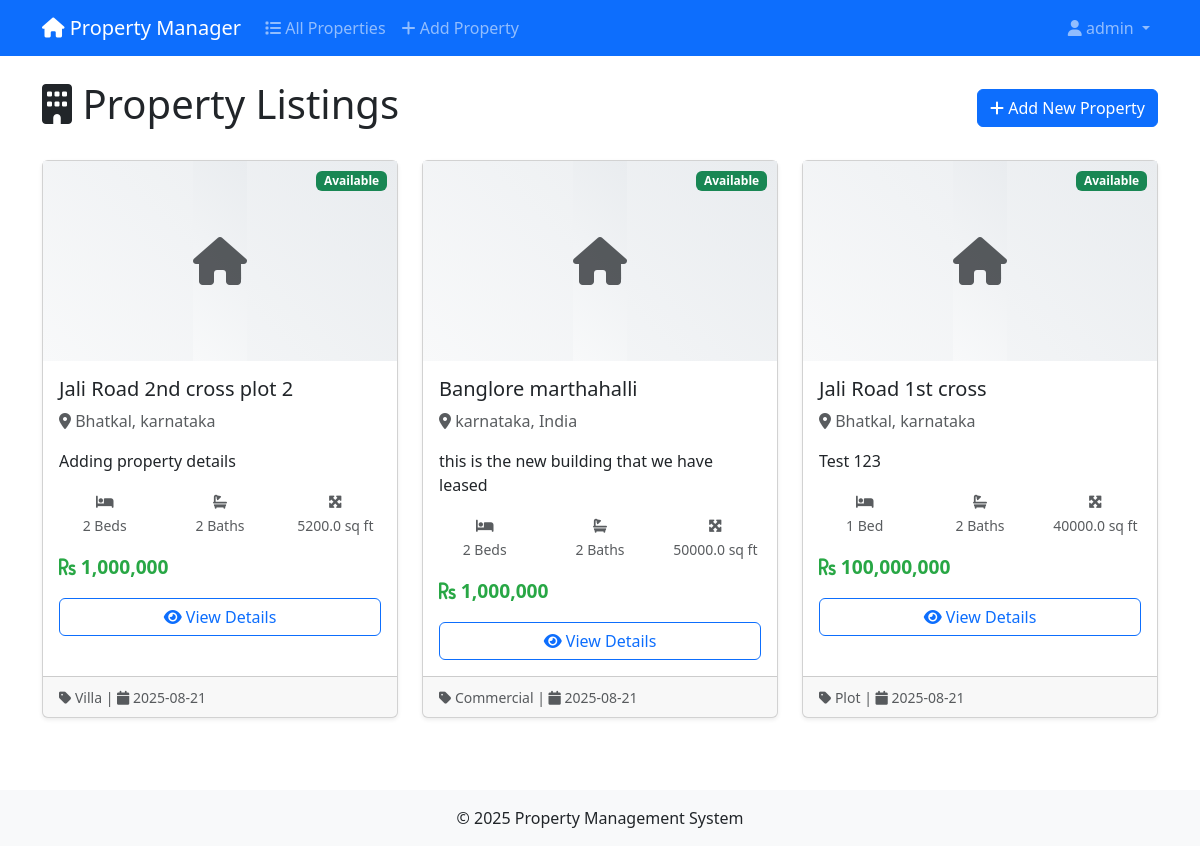
Page / (signed in) on the earlier database version.
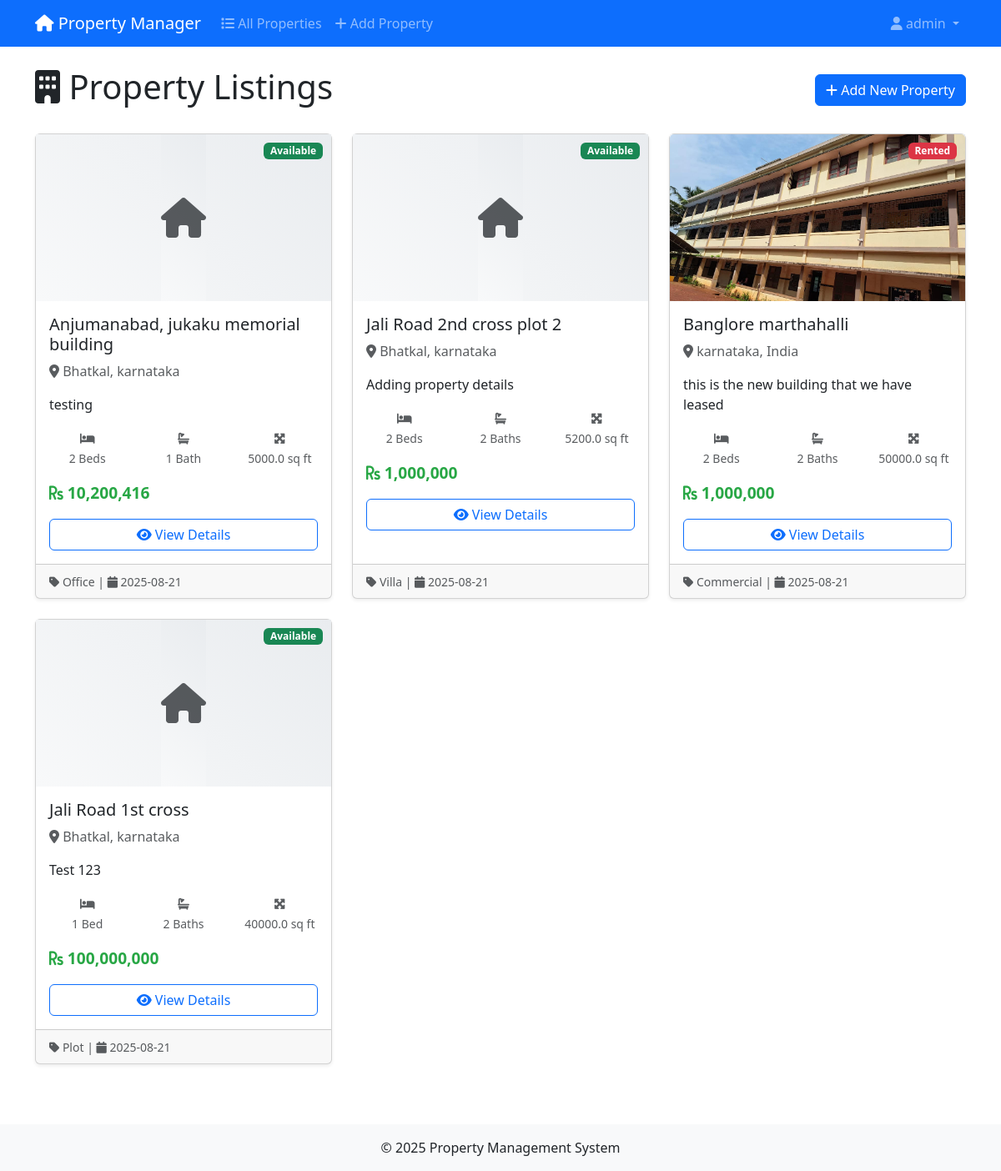
Same page on the later database version.
### tables this page shows
CREATE TABLE users
                 (id INTEGER PRIMARY KEY AUTOINCREMENT,
                  username TEXT UNIQUE NOT NULL,
                  password_hash TEXT NOT NULL,
                  created_date TEXT);

CREATE TABLE properties
                 (id INTEGER PRIMARY KEY AUTOINCREMENT,
                  title TEXT NOT NULL,
                  description TEXT,
                  property_type TEXT,
                  price REAL,
                  location TEXT,
                  bedrooms INTEGER,
                  bathrooms INTEGER,
                  area REAL,
                  status TEXT DEFAULT 'Available',
                  owner_name TEXT,
                  owner_contact TEXT,
                  created_date TEXT,
                  updated_date TEXT);

CREATE TABLE property_documents
                 (id INTEGER PRIMARY KEY AUTOINCREMENT,
                  property_id INTEGER,
                  filename TEXT,
                  original_filename TEXT,
                  upload_date TEXT, document_type TEXT DEFAULT "General",
                  FOREIGN KEY (property_id) REFERENCES properties (id));

### app.py (the view)
@app.route('/')
@login_required
def index():
    conn = get_db_connection()
    properties = conn.execute('SELECT * FROM properties ORDER BY created_date DESC').fetchall()
    properties_with_photos = []
    for property in properties:
        photos = conn.execute('''SELECT * FROM property_documents
                               WHERE property_id = ? AND document_type = 'Photos'
                               ORDER BY upload_date DESC LIMIT 1''', (property['id'],)).fetchall()
        property_dict = dict(property)
        property_dict['photos'] = photos
        properties_with_photos.append(property_dict)
    conn.close()
    return render_template('index.html', properties=properties_with_photos)

### app.py (called while the page is built)
@login_manager.user_loader
def load_user(user_id):
    conn = get_db_connection()
    user_data = conn.execute('SELECT * FROM users WHERE id = ?', (user_id,)).fetchone()
    conn.close()
    if user_data:
        return User(user_data['id'], user_data['username'], user_data['password_hash'])
    return None

def get_db_connection():
    conn = sqlite3.connect('property_management.db')
    conn.row_factory = sqlite3.Row
    return conn

### templates/index.html (shortened to what this page needs)
{% extends "base.html" %}
{% block content %}
<div class="d-flex justify-content-between align-items-center mb-4">
    <h1><i class="fas fa-building"></i> Property Listings</h1>
    <a href="{{ url_for('add_property') }}" class="btn btn-primary">
        <i class="fas fa-plus"></i> Add New Property
    </a>
</div>
{% if properties %}
    <div class="row">
        {% for property in properties %}
        <div class="col-md-6 col-lg-4 mb-4">
            <div class="card property-card shadow-sm position-relative">
                <div class="property-image">
                    {% if property.photos %}
                        <img src="{{ url_for('download_file', filename=property.photos[0].filename) }}"
                             class="card-img-top"
                             alt="{{ property.photos[0].original_filename }}"
                             style="height: 200px; object-fit: cover;">
                    {% else %}
                        <div class="d-flex align-items-center justify-content-center" style="height: 200px; background: linear-gradient(45deg, #f8f9fa, #e9ecef);">
                            <i class="fas fa-home fa-3x text-muted"></i>
                        </div>
                    {% endif %}
                </div>
                {% if property.status %}
                <span class="badge bg-{{ 'success' if property.status == 'Available' else 'warning' if property.status == 'Pending' else 'danger' }} status-badge">
                    {{ property.status }}
                </span>
                {% endif %}
                <div class="card-body">
                    <h5 class="card-title">{{ property.title }}</h5>
                    <p class="card-text text-muted">
                        <i class="fas fa-map-marker-alt"></i> {{ property.location or 'Location not specified' }}
                    </p>
                    {% if property.description %}
                    <p class="card-text">{{ property.description[:100] }}{% if property.description|length > 100 %}...{% endif %}</p>
                    {% endif %}
                    <div class="row text-center mb-3">
                        {% if property.bedrooms %}
                        <div class="col-4">
                            <small class="text-muted">
                                <i class="fas fa-bed"></i><br>
                                {{ property.bedrooms }} Bed{{ 's' if property.bedrooms != 1 else '' }}
                            </small>
                        </div>
                        {% endif %}
                        {% if property.bathrooms %}
                        <div class="col-4">
                            <small class="text-muted">
                                <i class="fas fa-bath"></i><br>
                                {{ property.bathrooms }} Bath{{ 's' if property.bathrooms != 1 else '' }}
                            </small>
                        </div>
                        {% endif %}
                        {% if property.area %}
                        <div class="col-4">
                            <small class="text-muted">
                                <i class="fas fa-expand-arrows-alt"></i><br>
                                {{ property.area }} sq ft
                            </small>
                        </div>
                        {% endif %}
                    </div>
                    {% if property.price %}
                    <div class="price-tag mb-3">
                        <i class="fas fa-rupee-sign"></i> {{ "{:,.0f}".format(property.price) }}
                    </div>
                    {% endif %}
                    <div class="d-grid">
                        <a href="{{ url_for('property_detail', property_id=property.id) }}" class="btn btn-outline-primary">
                            <i class="fas fa-eye"></i> View Details
                        </a>
                    </div>
                </div>
                <div class="card-footer text-muted">
                    <small>
                        {% if property.property_type %}
                        <i class="fas fa-tag"></i> {{ property.property_type }} |
                        {% endif %}
                        <i class="fas fa-calendar"></i> {{ property.created_date[:10] if property.created_date else 'Date not available' }}
                    </small>
                </div>
            </div>
        </div>
        {% endfor %}
    </div>
{% endif %}
{% endblock %}

### templates/base.html (shortened to what this page needs)
<!DOCTYPE html>
<html lang="en">
<head>
    <link href="https://cdnjs.cloudflare.com/ajax/libs/bootstrap/5.3.0/css/bootstrap.min.css" rel="stylesheet">
    <link href="https://cdnjs.cloudflare.com/ajax/libs/font-awesome/6.4.0/css/all.min.css" rel="stylesheet">
</head>
<body>
    <nav class="navbar navbar-expand-lg navbar-dark bg-primary">
        <div class="container">
            <a class="navbar-brand" href="{{ url_for('index') }}">
                <i class="fas fa-home"></i> Property Manager
            </a>
            <div class="collapse navbar-collapse" id="navbarNav">
                <ul class="navbar-nav me-auto">
                    <li class="nav-item">
                        <a class="nav-link" href="{{ url_for('index') }}">
                            <i class="fas fa-list"></i> All Properties
                        </a>
                    </li>
                    <li class="nav-item">
                        <a class="nav-link" href="{{ url_for('add_property') }}">
                            <i class="fas fa-plus"></i> Add Property
                        </a>
                    </li>
                </ul>
                <ul class="navbar-nav">
                    <li class="nav-item dropdown">
                        <a class="nav-link dropdown-toggle" href="#" id="navbarDropdown" role="button" data-bs-toggle="dropdown" aria-expanded="false">
                            <i class="fas fa-user"></i> {{ current_user.username }}
                        </a>
                    </li>
                </ul>
            </div>
        </div>
    </nav>
    <div class="container mt-4">
        {% block content %}{% endblock %}
    </div>
    <footer class="bg-light text-center text-lg-start mt-5">
        <div class="text-center p-3">
            © 2025 Property Management System
        </div>
    </footer>
</body>
</html>

### templates/base.html (style rules this page uses)
.property-card { transition: transform 0.2s; height: 100%; }
.price-tag { font-size: 1.2em; font-weight: bold; color: #28a745; }
.status-badge { position: absolute; top: 10px; right: 10px; }
.property-image { height: 200px; background: linear-gradient(45deg, #f8f9fa, #e9ecef); display: flex; align-items: center; justify-content: center; }

Differences in the rows shown:
added properties: status "Available", title "Anjumanabad, jukaku memorial building", location "Bhatkal, karnataka", description "testing", bedrooms "2", bedrooms "s", bathrooms "1", area "5000.0", price "10,200,416", property_type "Office", created_date "2025-08-21"
changed properties "Banglore marthahalli": status "Available" → "Rented"
